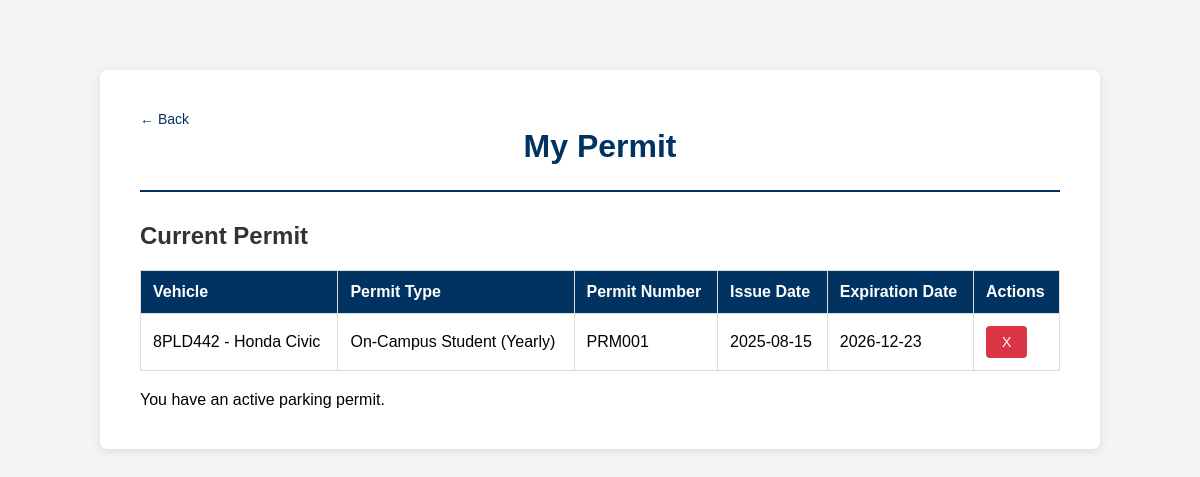
Screenshot of /view_permit (signed in) with the database file from the repository.
### tables this page shows
CREATE TABLE permit (
    p_permitkey integer PRIMARY KEY,
    p_userkey integer not null,
    p_vehicleskey integer not null,
    p_permittypekey integer not null,
    p_permitnum varchar(20) NOT NULL,
    p_issuedate date not null,
    p_expirationdate date not null,

    FOREIGN KEY (p_userkey) REFERENCES users(u_userkey),
    FOREIGN KEY (p_vehicleskey) REFERENCES vehicles(v_vehicleskey),
    FOREIGN KEY (p_permittypekey) REFERENCES permitType(pt_permittypekey)
);

CREATE TABLE vehicles (
    v_vehicleskey integer PRIMARY KEY,
    v_userkey integer not null,
    v_plateno varchar(7) not null,
    v_platestate varchar(20),
    v_maker varchar(20),
    v_model varchar(10),
    v_color varchar(10),

    FOREIGN KEY (v_userkey) REFERENCES users(u_userkey)
);

CREATE TABLE permitType (
    pt_permittypekey integer PRIMARY KEY,
    pt_category varchar(20),
    pt_duration varchar(20)
);

### Phase-03/app.py (the view, shortened to what this page needs)
@app.route('/view_permit', methods=['GET', 'POST'])
@login_required
def view_permit():
    conn = sqlite3.connect('instance/data.sqlite')
    cursor = conn.cursor()
    error = None
    cursor.execute("""
        SELECT p.p_permitkey, v.v_plateno, v.v_maker, v.v_model, v.v_color,
               pt.pt_category, pt.pt_duration, p.p_permitnum,
               p.p_issuedate, p.p_expirationdate
        FROM permit p
        JOIN permitType pt ON pt.pt_permittypekey = p.p_permittypekey
        JOIN vehicles v ON p.p_vehicleskey = v.v_vehicleskey
        WHERE p.p_userkey = ? AND p.p_expirationdate >= DATETIME('now', '-08:00')
    """, [current_user.u_userkey])
    permits = cursor.fetchall()
    conn.close()
    return render_template('view_permit.html', permits=permits, has_permit=len(permits) > 0,
                         error=error, username=current_user.username)

### Phase-03/app.py (called while the page is built)
@login_manager.user_loader
def load_user(user_id):
    return User.query.get(int(user_id))

### Phase-03/templates/view_permit.html (shortened to what this page needs)
<!DOCTYPE html>
<html lang="en">
<head>
    <link rel="stylesheet" href="{{ url_for('static', filename='style.css') }}">
</head>
<body>
    <div class="container">
        <header>
            <a href="{{ url_for('home') }}" class="back-link">← Back</a>
            <h1>My Permit</h1>
        </header>
        <main>
            <h2>Current Permit</h2>
            {% if has_permit %}
                <table>
                    <thead>
                        <tr>
                            <th>Vehicle</th>
                            <th>Permit Type</th>
                            <th>Permit Number</th>
                            <th>Issue Date</th>
                            <th>Expiration Date</th>
                             <th>Actions</th>
                        </tr>
                    </thead>
                    <tbody>
                        {% for permit in permits %}
                        <tr>
                            <td>{{ permit[1] }} - {{ permit[2] }} {{ permit[3] }}</td>
                            <td>{{ permit[5] }} ({{ permit[6] }})</td>
                            <td>{{ permit[7] }}</td>
                            <td>{{ permit[8] }}</td>
                            <td>{{ permit[9] }}</td>
                            <td>
                                <form method="POST" action="{{ url_for('view_permit') }}" style="display:inline;">
                                    <button type="submit" class="delete-btn"
                                            onclick="return confirm('Are you sure you want to delete this permit?')">
                                        X
                                    </button>
                                </form>
                            </td>
                        </tr>
                        {% endfor %}
                    </tbody>
                </table>
                <div class="permit-info">
                    <p class="info-message">You have an active parking permit.</p>
                </div>
            {% else %}
                <p class="no-data">You don't have an active parking permit.</p>
                <div class="button-container">
                    <button class="primary-btn" onclick="window.location.href='{{ url_for('apply_permit') }}'">Apply for Permit</button>
                </div>
            {% endif %}
        </main>
    </div>
</body>
</html>

### Phase-03/static/style.css (style rules this page uses)
* { margin: 0; padding: 0; box-sizing: border-box; }
body { font-family: Arial, sans-serif; background-color: #f4f4f4; padding: 20px; }
.container, .home-container, .div_border { max-width: 600px; margin: 50px auto; padding: 40px; background: white; border-radius: 8px; box-shadow: 0 2px 10px rgba(0,0,0,0.1); }
.container { max-width: 1000px; }
h1 { color: #003262; text-align: center; margin-bottom: 10px; }
h2 { color: #333; margin-bottom: 20px; }
header { margin-bottom: 30px; border-bottom: 2px solid #003262; padding-bottom: 15px; }
a { color: #003262; text-decoration: none; }
.back-link { font-size: 14px; }
.container table { width: 100%; border-collapse: collapse; margin-bottom: 20px; }
.container table th, .container table td { border: 1px solid #ddd; padding: 12px; text-align: left; }
.container table thead { background-color: #003262; color: white; }
button, .primary-btn, .button_login { background-color: #003262; color: white; border: none; padding: 12px 30px; font-size: 16px; border-radius: 5px; cursor: pointer; transition: background-color 0.3s; }
.delete-btn { background-color: #dc3545; color: white; border: none; padding: 8px 16px; font-size: 14px; border-radius: 4px; cursor: pointer; transition: background-color 0.3s; }

### rows the page displays
permit: v_plateno "8PLD442", v_maker "Honda", v_model "Civic", pt_category "On-Campus Student", pt_duration "Yearly", p_permitnum "PRM001", p_issuedate "2025-08-15", p_expirationdate "2026-12-23"
